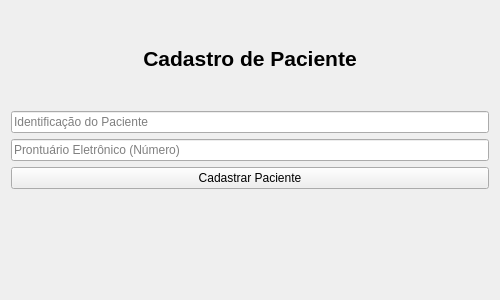
<?xml version="1.0" encoding="UTF-8"?>
<ui version="4.0">
 <class>CadastroPacienteWindow</class>
 <widget class="QWidget" name="CadastroPacienteWindow">
  <property name="geometry">
   <rect>
    <x>0</x>
    <y>0</y>
    <width>500</width>
    <height>300</height>
   </rect>
  </property>
  <property name="windowTitle">
   <string>Cadastro de Paciente</string>
  </property>
  <layout class="QVBoxLayout" name="verticalLayout">
   <item>
    <widget class="QLabel" name="labelTitulo">
     <property name="text">
      <string>Cadastro de Paciente</string>
     </property>
     <property name="alignment">
      <set>Qt::AlignCenter</set>
     </property>
     <property name="styleSheet">
      <string>font-size: 16pt; font-weight: bold;</string>
     </property>
    </widget>
   </item>
   <item>
    <widget class="QLineEdit" name="inputIdentificacao">
     <property name="placeholderText">
      <string>Identificação do Paciente</string>
     </property>
    </widget>
   </item>
   <item>
    <widget class="QLineEdit" name="inputProntuario">
     <property name="placeholderText">
      <string>Prontuário Eletrônico (Número)</string>
     </property>
    </widget>
   </item>
   <item>
    <widget class="QPushButton" name="botaoCadastrar">
     <property name="text">
      <string>Cadastrar Paciente</string>
     </property>
    </widget>
   </item>
   <item>
    <widget class="QLabel" name="labelMensagem">
     <property name="text">
      <string></string>
     </property>
    </widget>
   </item>
  </layout>
 </widget>
</ui>
